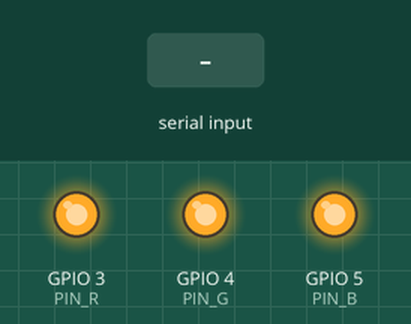
Recording of a sketch running on a simulated ESP32-C3. Shown: output pins drawn as LEDs (lit = HIGH). Inputs (shaded band) come from the test bench.

Above: at 1.2 s.
1.3 s: "green\n" received over Serial
At 1.7 s:
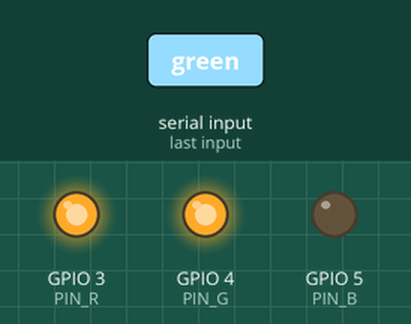
Timing chart, 0 to 4.3 s (numbered marks = the images above; inputs shaded):
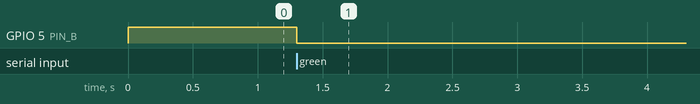

Measured:
- after the input at 1.3 s, GPIO 5 (PIN_B): HIGH → LOW at once

The sketch:

agent-pulse-lamp.ino
```cpp
// agent-pulse-lamp.ino
// Agent Pulse status indicator for ESP32-C3 Mini 1
// LED wiring: R=GPIO3, G=GPIO4, B=GPIO5
// LED type: common anode (LOW = on, HIGH = off). Confirmed 2026-06-26.
//
// If your board is common cathode instead, flip the digitalWrite polarity
// in setColor() — search for "POLARITY" below.

#define PIN_R 3
#define PIN_G 4
#define PIN_B 5

#define BAUD 115200
#define MAX_LINE 1024
#define YELLOW_BLINK_MS 500

String buf;
String currentStatus = "off";
bool yellowBlinkOn = false;
unsigned long lastYellowBlinkMs = 0;

void setup() {
  pinMode(PIN_R, OUTPUT);
  pinMode(PIN_G, OUTPUT);
  pinMode(PIN_B, OUTPUT);
  setColor(0, 0, 0);
  Serial.begin(BAUD);
}

void setColor(int r, int g, int b) {
  // POLARITY: for common anode, LOW = on, HIGH = off.
  // For common cathode, swap to: r ? HIGH : LOW
  digitalWrite(PIN_R, r ? LOW : HIGH);
  digitalWrite(PIN_G, g ? LOW : HIGH);
  digitalWrite(PIN_B, b ? LOW : HIGH);
}

void setStatusColor(const String& status) {
  currentStatus = status;
  if (status == "green") {
    setColor(0, 1, 0);
  } else if (status == "yellow") {
    yellowBlinkOn = true;
    lastYellowBlinkMs = millis();
    setColor(1, 1, 0);
  } else if (status == "red") {
    setColor(1, 0, 0);
  } else {
    setColor(0, 0, 1);
  }
}

void updateBlink() {
  if (currentStatus != "yellow") {
    return;
  }

  unsigned long now = millis();
  if (now - lastYellowBlinkMs < YELLOW_BLINK_MS) {
    return;
  }

  lastYellowBlinkMs = now;
  yellowBlinkOn = !yellowBlinkOn;
  if (yellowBlinkOn) {
    setColor(1, 1, 0);
  } else {
    setColor(0, 0, 0);
  }
}

void applyStatusFromLine() {
  if (buf.indexOf("\"status\":\"green\"") >= 0) {
    setStatusColor("green");
  } else if (buf.indexOf("\"status\":\"yellow\"") >= 0) {
    setStatusColor("yellow");
  } else if (buf.indexOf("\"status\":\"red\"") >= 0) {
    setStatusColor("red");
  } else {
    setStatusColor("unknown");
  }
}

void loop() {
  while (Serial.available()) {
    char c = Serial.read();
    if (c == '\n') {
      applyStatusFromLine();
      buf = "";
    } else if (c != '\r') {
      buf += c;
      if (buf.length() > MAX_LINE) {
        buf = "";
      }
    }
  }

  updateBlink();
}
```
